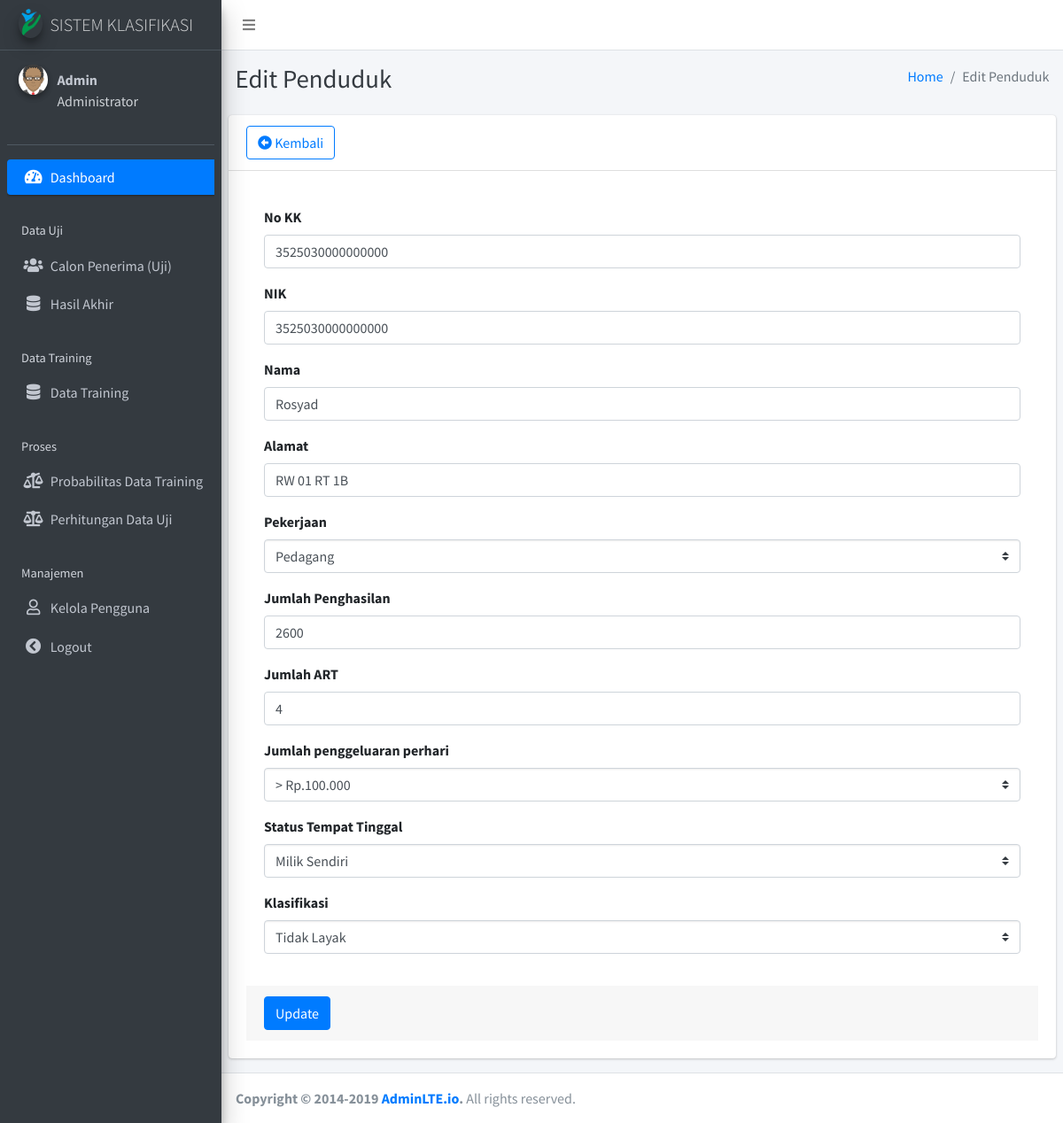
The app's page /editPenduduk.php?id_penduduk=6066 (signed in) with its own data.
### tables this page shows
CREATE TABLE `tb_penduduk` (
  `id_penduduk` int(50) NOT NULL,
  `no_kk` varchar(255) DEFAULT NULL,
  `nik` varchar(255) DEFAULT NULL,
  `nama` varchar(255) DEFAULT NULL,
  `alamat` text DEFAULT NULL,
  `jenis_pkj` varchar(255) DEFAULT NULL,
  `jml_phsl` int(255) DEFAULT NULL,
  `jml_art` int(50) DEFAULT NULL,
  `pengeluaran` varchar(255) DEFAULT NULL,
  `status_tmpt` varchar(60) DEFAULT NULL,
  `klasifikasi` varchar(60) DEFAULT NULL
);

### editPenduduk.php (the view, shortened to what this page needs)
<!DOCTYPE html>
<html>
<head>
  <?php
    include'_partials/header.php';
  ?>
</head>
<body class="hold-transition sidebar-mini layout-fixed">
<div class="wrapper">
  <?php
    include'_partials/navbar.php';
  ?>
  <?php
    include'_partials/sidebar.php';
  ?>
  <div class="content-wrapper">
    <div class="content-header">
      <div class="container-fluid">
        <div class="row mb-2">
          <div class="col-sm-6">
            <h1 class="m-0 text-dark">Edit Penduduk</h1>
          </div>
          <div class="col-sm-6">
            <ol class="breadcrumb float-sm-right">
              <li class="breadcrumb-item"><a href="#">Home</a></li>
              <li class="breadcrumb-item active">Edit Penduduk</li>
            </ol>
          </div>
        </div>
      </div>
    </div>
    <section class="content">
      <div class="row">
        <div class="col-12">
          <div class="card">
            <div class="card-header">
            <h3 class="card-title"><button type="button" onclick="history.back();" class="btn btn-block btn-outline-primary"><i class="fas fa-arrow-alt-circle-left"></i></i> Kembali</button></h3>
            </div>
            <div class="card-body">
            <form role="form" method="POST" action="updatePdk.php">
            <?php
                include "koneksi2.php";
                $id_penduduk = $_GET['id_penduduk'];
                $query_mysql = mysqli_query($host,"SELECT * FROM tb_penduduk WHERE id_penduduk='$id_penduduk'")or die(mysqli_error());
                while($data = mysqli_fetch_array($query_mysql)){
            ?>
                <div class="card-body">
                  <div class="form-group">
                    <label for="exampleInputEmail1">No KK </label>
                    <input type="number" name="kk" class="form-control" id="exampleInputEmail1" placeholder="No KK" value="<?php echo $data["no_kk"]; ?>">
                  </div>
                  <div class="form-group">
                    <label for="">NIK </label>
                    <input type="number" name="nik" class="form-control" id="exampleInputEmail1" placeholder="NIK" value="<?php echo $data["nik"]; ?>">
                  </div>
                  <div class="form-group">
                    <label for="">Nama</label>
                    <input type="text" name="nama" class="form-control" id="exampleInputPassword1" placeholder="Nama" value="<?php echo $data["nama"]; ?>">
                  </div>
                  <div class="form-group">
                    <label for="">Alamat</label>
                    <input type="text" name="alamat" class="form-control" id="exampleInputPassword1" placeholder="Nama" value="<?php echo $data["alamat"]; ?>">
                  </div>
                  <div class="form-group">
                    <label for="exampleInputEmail1">Pekerjaan</label>
                    <select class="custom-select" name="pekerjaan">
                          <option <?php if($data['jenis_pkj'] == 'PEDAGANG') {echo "selected";} ?> value="Pedagang">Pedagang</option>
                        </select>
                  </div>
                  <div class="form-group">
                    <label for="exampleInputEmail1">Jumlah Penghasilan</label>
                    <input type="text" name="penghasilan" class="form-control" id="exampleInputEmail1" placeholder="Jumlah Penghasilan" value="<?php echo $data["jml_phsl"]; ?>">
                  </div>
                  <div class="form-group">
                    <label for="exampleInputEmail1">Jumlah ART</label>
                    <input type="number" name="art" class="form-control" id="exampleInputEmail1" placeholder="Jumlah ART" value="<?php echo $data["jml_art"]; ?>">
                  </div>
                  <div class="form-group">
                        <label for="penggeluaran">Jumlah penggeluaran perhari</label>
                        <select class="custom-select" name="penggeluaran" id="penggeluaran">
                            <option <?php if($data['pengeluaran'] == 'lebihRp.100.000') {echo "selected";} ?> value="lebihRp.100.000">> Rp.100.000</option>
                        </select>
                        </div>
                  <div class="form-group">
                    <label for="exampleInputEmail1">Status Tempat Tinggal</label>
                    <select class="custom-select" name="tempat">
                          <option <?php if($data['status_tmpt'] == 'MILIK SENDIRI') {echo "selected";} ?> value="Milik Sendiri">Milik Sendiri</option>
                        </select>
                  </div>
                  <div class="form-group">
                    <label>Klasifikasi</label>
                    <select class="custom-select" name="klasifikasi">
                          <option <?php if($data['klasifikasi'] == 'TIDAK LAYAK') {echo "selected";} ?> value="Tidak Layak">Tidak Layak</option>
                        </select>
                  </div>
                </div>
                <?php } ?>
                <div class="card-footer">
                  <button type="submit" name="update" class="btn btn-primary">Update</button>
                </div>
              </form>
            </div>
          </div>
        </div>
      </div>
    </section>
  </div>
  <?php
    include'_partials/footer.php';
  ?>
</div>
</body>
</html>

### records on screen
tb_penduduk: kk "3525030000000000", nik "3525030000000000", nama "Rosyad", alamat "RW 01 RT 1B", pekerjaan "Pedagang", penghasilan "2600", art "4", penggeluaran "> Rp.100.000", tempat "Milik Sendiri", klasifikasi "Tidak Layak"

### other values on screen
$_SESSION['nama'] "Admin"
